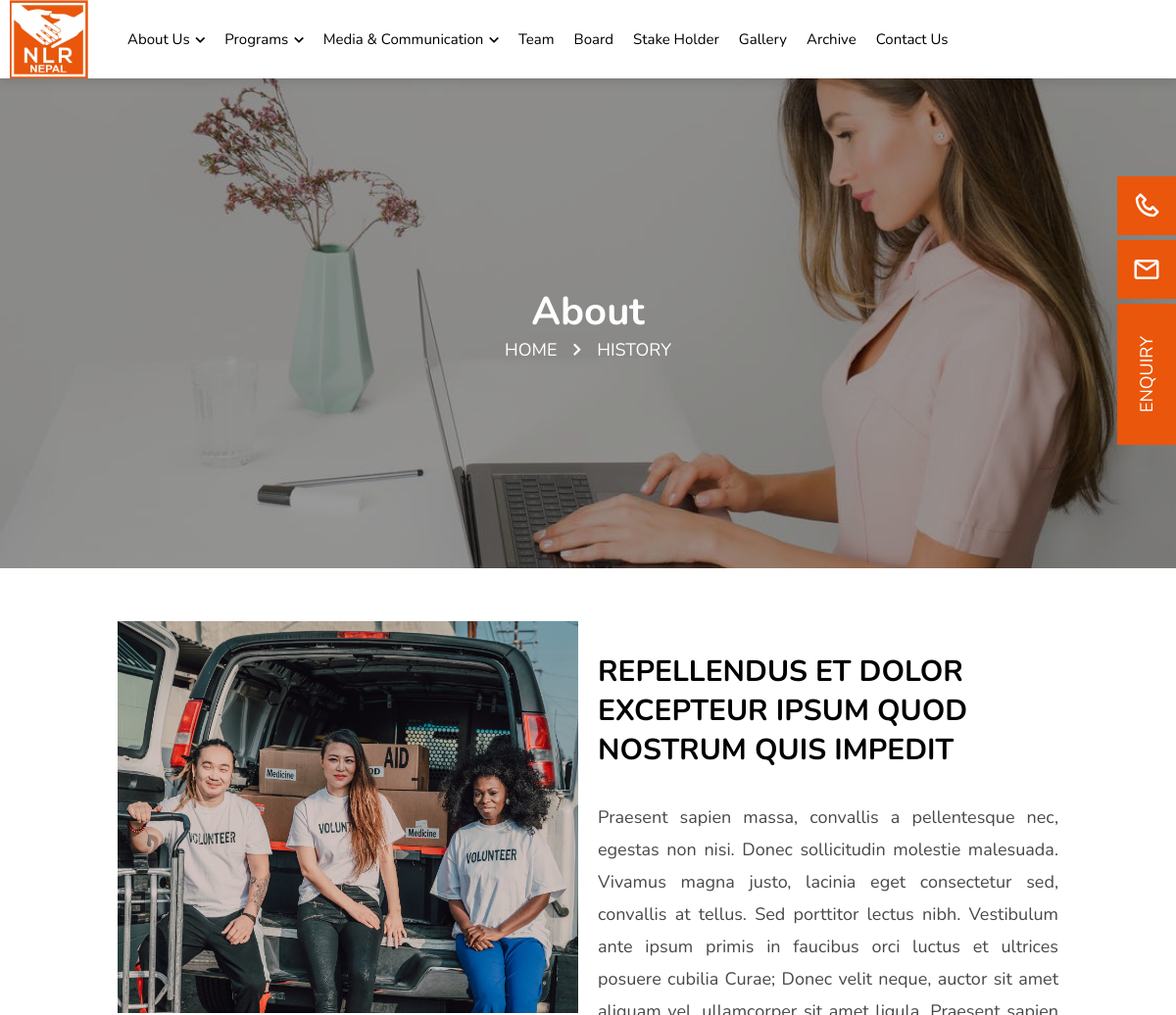
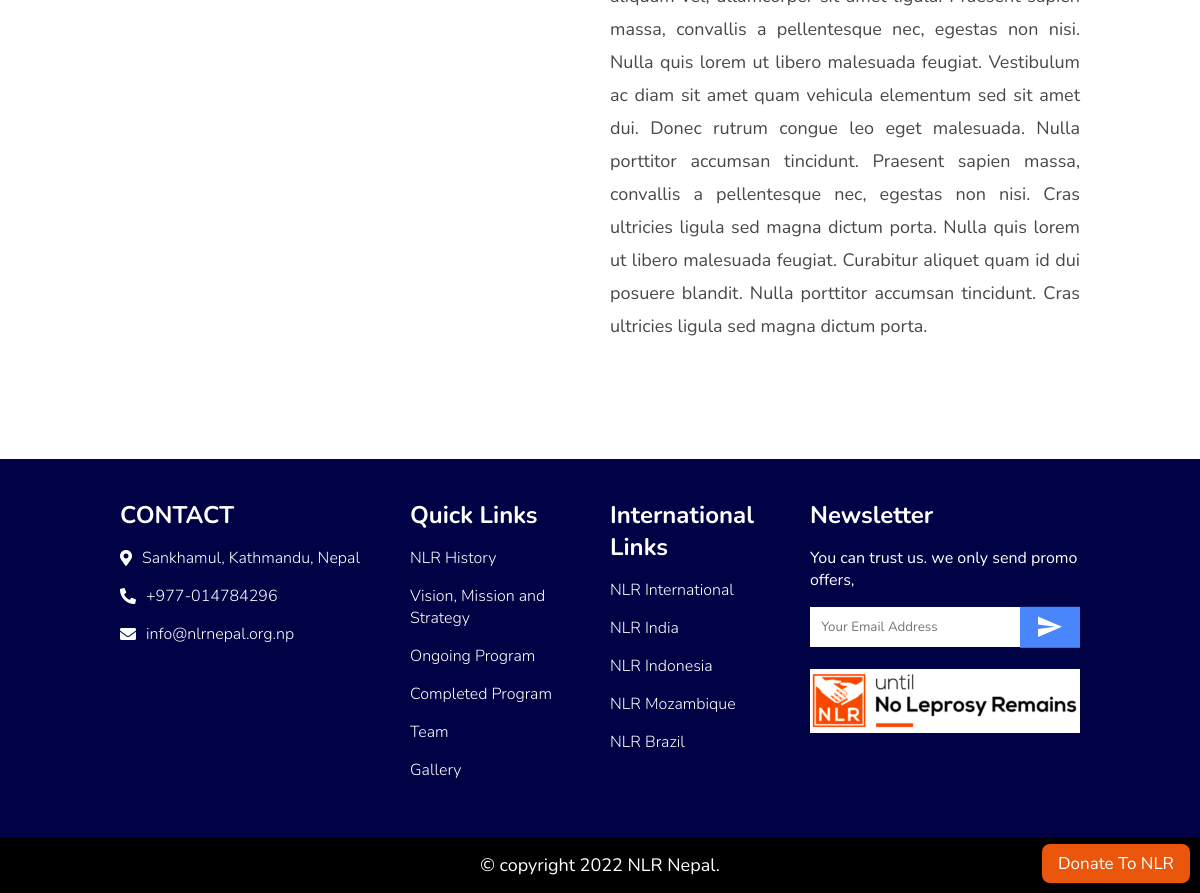
Screenshot of /pages/about/ with the database file from the repository (2 pictures, top to bottom).
### home/models.py (models this page shows, shortened)
class About(models.Model):
    title = models.CharField(max_length=255, verbose_name='Title')
    description = models.TextField(verbose_name='Description')
    image = models.ImageField(upload_to='about/', verbose_name='Image')
    created_at = models.DateTimeField(auto_now_add=True)
    updated_at = models.DateTimeField(auto_now=True)
    class Meta:
        verbose_name_plural = 'History'

### pages/views.py (the view)
# urls.py: path('about/', AboutPageView.as_view(), name='about'),
class AboutPageView(View):
    def get(self, request, *args, **kwargs):
        about = About.objects.all().order_by('-id')
        context = {
            'about': about
        }
        return render(request, 'frontend/pages/about.html', context)

### home/context_processors.py (called while the page is built)
def social_accounts(request):
    socials = SocialAccount.objects.all()
    return dict(socials=socials)

### templates/frontend/pages/about.html (shortened to what this page needs)
{% extends "frontend/base.html" %}
{% load static %}
{% block content %}
  <div class="page-banner" style="background-image: url({% static 'frontend/images/img/page-banner.jpeg' %})">
    <div class="enquiry">
      <a href="{% url 'contact' %}">
        <button>Enquiry</button>
      </a>
    </div>
    <a href="mailto:info@nlrnepal.org.np">
    <div class="side-email">
      <div class="icon">
        <img src="{% static 'frontend/images/icons/mail.svg' %}" alt="" />
      </div>
    </div>
    </a>
    <a href="tel:+977-014784296">
    <div class="side-call">
      <div class="icon">
        <img src="{% static 'frontend/images/icons/phone.svg' %}" alt="" />
      </div>
    </div>
    </a>
    <div class="page-title">
      <h1>About</h1>
      <h6>
        <a href="/"> Home</a>
        <i class="fas fa-chevron-right"></i> History
      </h6>
    </div>
  </div>
  <br>
  <div class="wrapper">
    {% for about in about|slice:1 %}
    <div class="about-page">
      <div class="image">
        <div class="img" style="background-image: url({{about.image.url}})"></div>
      </div>
      <div class="details">
        <div class="title">
          <h2>{{about.title}}</h2>
        </div>
        <p>
            {{about.description}}
        </p>
      </div>
    </div>
    {% endfor %}
  </div>
{% endblock content %}

### static/frontend/css/responsive.css (style rules this page uses)
@media only screen and (max-width: 1200px) { .wrapper { max-width: 1000px; } }

### rows the page displays
About: image (picture), title "REPELLENDUS ET DOLOR EXCEPTEUR IPSUM QUOD NOSTRUM QUIS IMPEDIT", description "Praesent sapien massa, convallis a pellentesque nec, egestas non nisi. Donec sollicitudin molestie malesuada. Vivamus magna justo, lacinia eget consectetur sed, convallis at tellus. Sed porttitor lectus nibh. Vestibulum ante ipsum primis in faucibus orci luctus et ultrices posuere cubilia Curae; Donec velit neque, auctor sit amet aliquam vel, ullamcorper sit amet ligula. Praesent sapien massa, convallis a pellentesque nec, egestas non nisi. Nulla quis lorem ut libero malesuada feugiat. Vestibulum ac diam sit amet quam vehicula elementum sed sit amet dui. Donec rutrum congue leo eget malesuada. Nulla porttitor accumsan tincidunt. Praesent sapien massa, convallis a pellentesque nec, egestas…"
